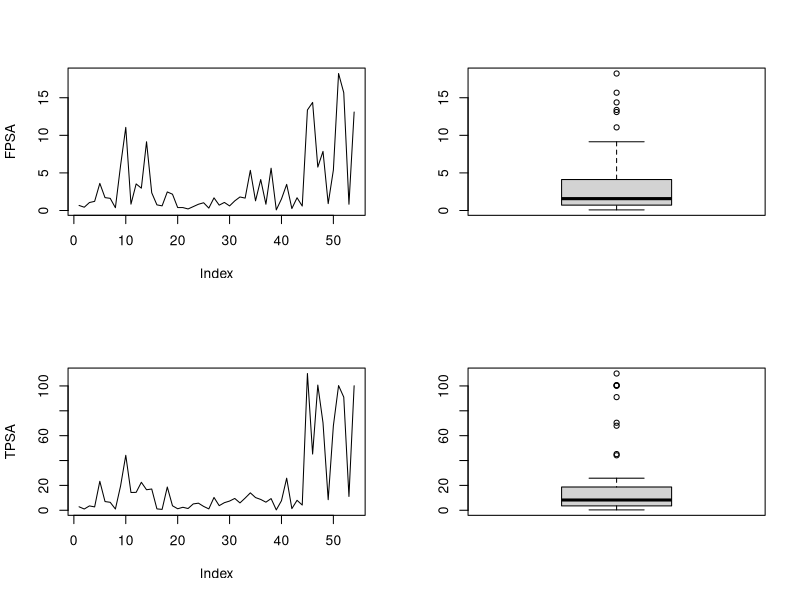
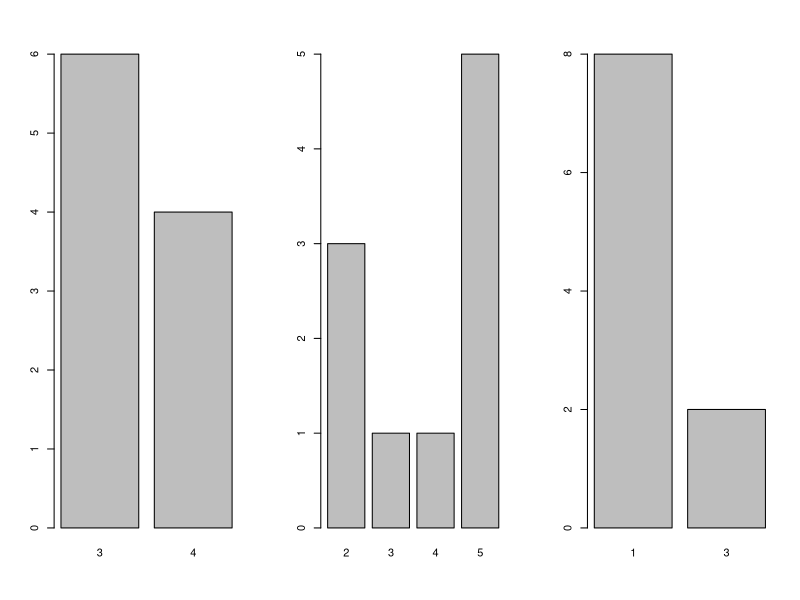
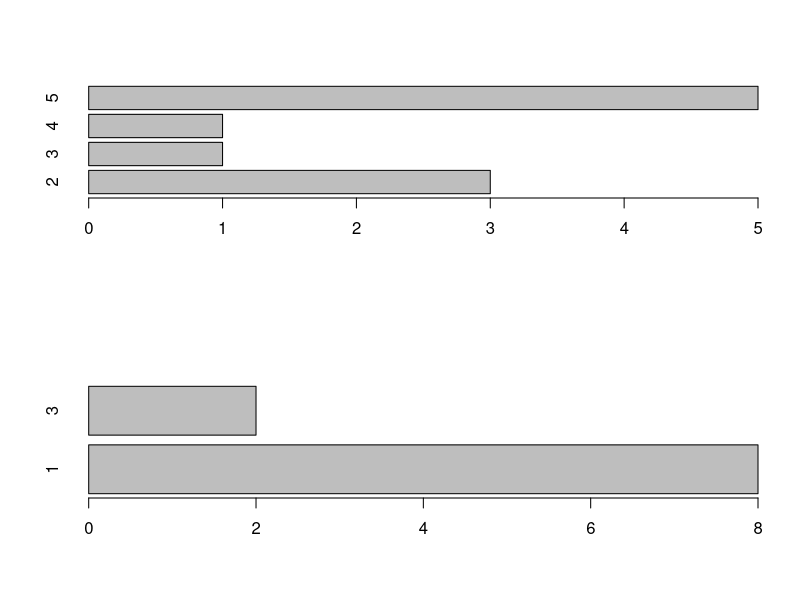
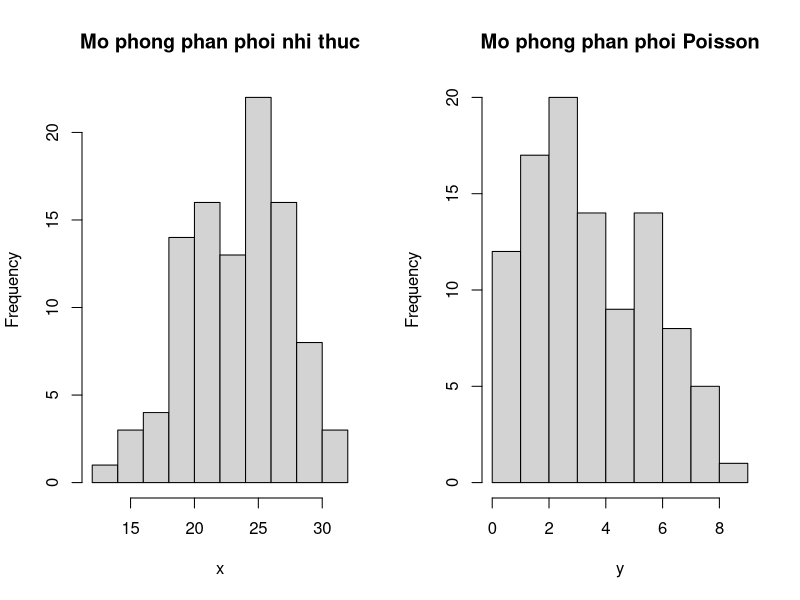
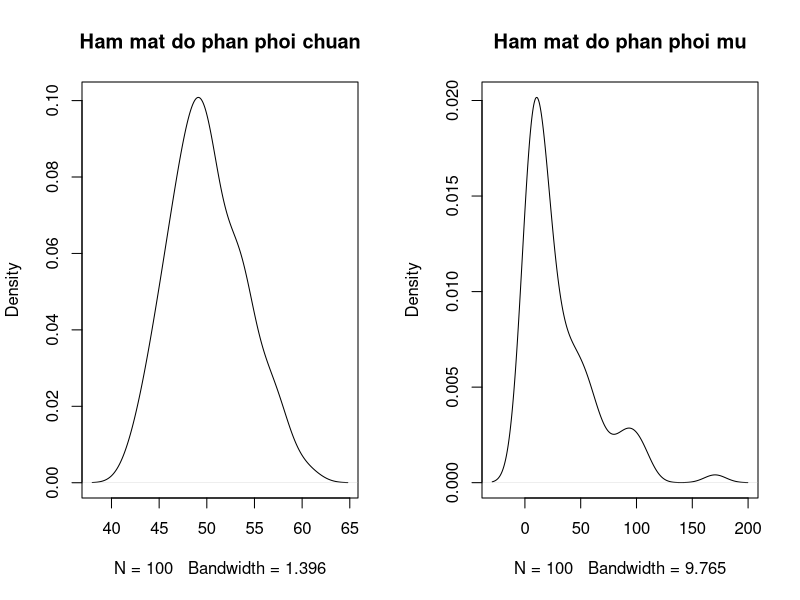
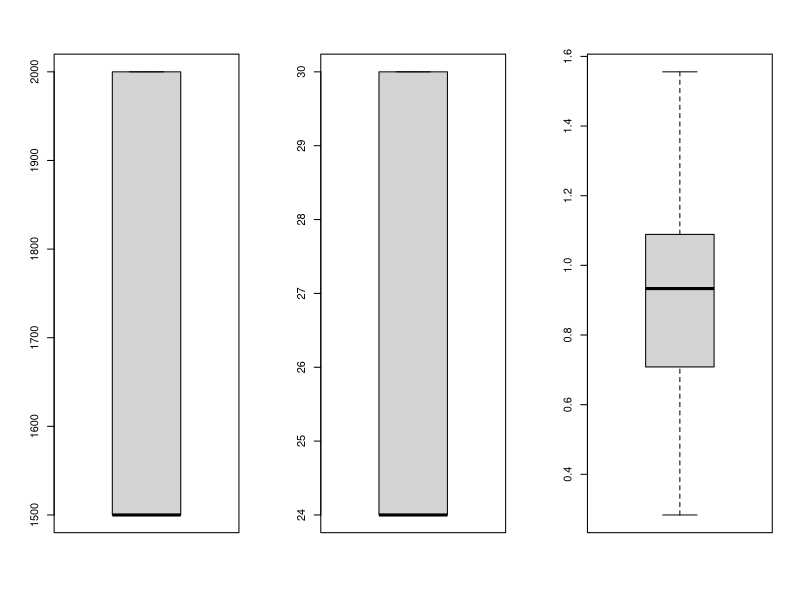
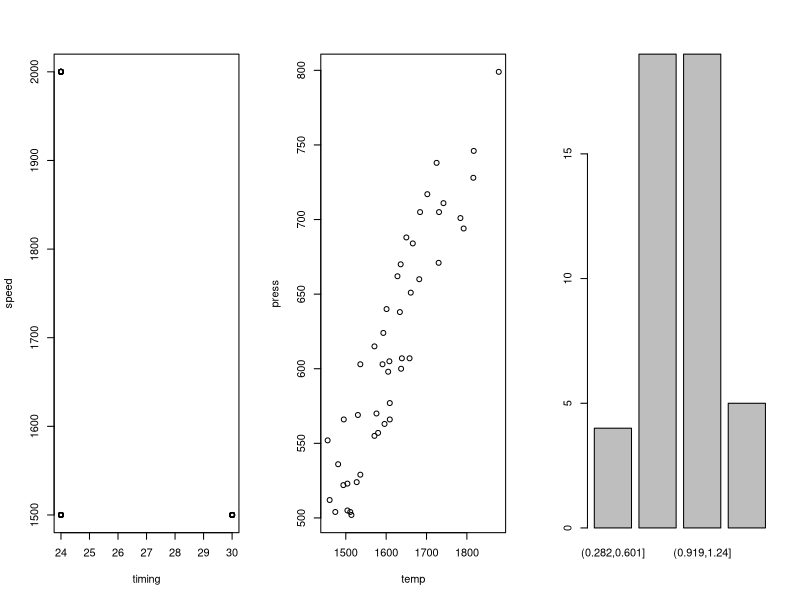
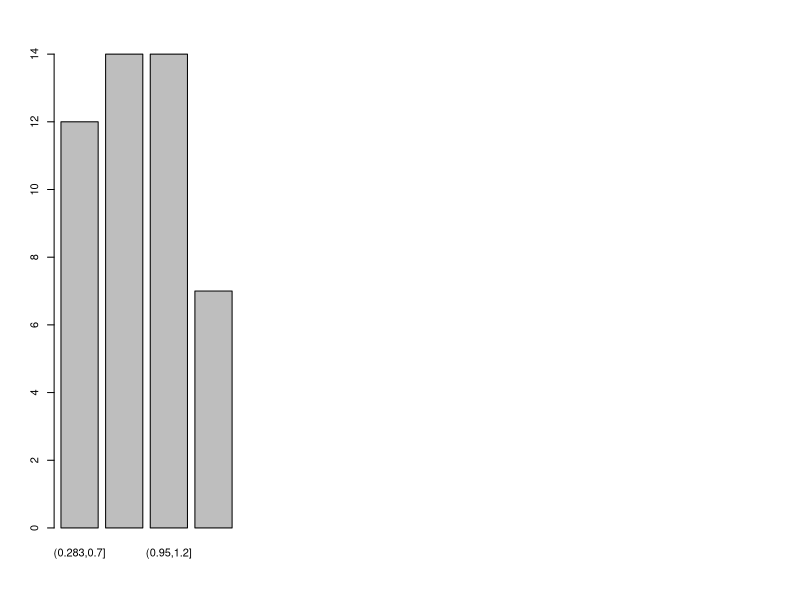

The R source for these figures, in order:
#Bai tap 1
x <- c(1, 2, 5, 7, -3, 0, 5, 1, 5, 6)
y <- c(2, 2, 0, -5, 7, 8, 11, 9, 3, 2)

#Cau a
x + y
x - y
x * y

#Cau b
z = x[x %% 2 == 0]
t = y[y %% 2 == 1]
z
t

#Cau c
x[x > 0]
y[y > 0]

#Cau d
mean(x)
sd(x)
#Tinh sai so chuan
sd(x)/sqrt(length(x))

mean(y)
sd(y)
#Tinh sai so chuan
sd(y)/sqrt(length(y))

#Cau e
max(x)
min(x)

max(y)
min(y)

#Cau f
sort(x)

#Cau g
#Luu bien x va y
save(x, file = "variable_x.rda")
save(y, file = "variable_y.rda")

sort(y, decreasing = TRUE)

#Cau g

#Bai 2
#Doc du lieu tu file "data01.csv" vao R va gan vao bien data01
data1 <- read.csv("data01.csv", header = TRUE)
attach(data1); names(data1)
data1
#a. Trung binh
mean(FPSA)
mean(TPSA)
# Phuong sai
var(FPSA)
var(TPSA)
# Trung vi
median(FPSA)
median(TPSA)
#b. Ve bieu do dang duong, boxplot
par(mfrow=c(2,2))
plot(FPSA, type = 'l')
boxplot(FPSA)
plot(TPSA, type = 'l')
boxplot(TPSA)
#c. Tach nhung gia tri cua FPSA co K = 0 va K = 1
#subset(du lieu, dieu kien tach)
fpsa0 <- subset(FPSA, K == 0)
fpsa0
fpsa1 <- subset(FPSA, K == 1)
fpsa1
#d. Doc du lieu tu file data02.csv vao R va gan vao bien data2
data2 <- read.csv("data02.csv", header = TRUE)
names(data2)
attach(data2)
#Merge 2 frames theo bien K
dat <- data.frame(data1[ , 1 : 3], data2)
dat
#e. Tao bien tPSA theo yeu cau
tPSA  <- Age
tPSA[Age <= 60] <- 0
tPSA[Age > 60 & Age <= 70] <- 1
tPSA[Age > 70] <- 2
#Tao bang thong ke cho tPSA
tab <- table(tPSA)
tab

#Cau 3
#a. Nhap cac so lieu
sv <- 1:10
ques1 <- c(3, 3, 3, 4, 3, 4, 3, 4, 3, 4)
ques2 <- c(5, 3, 5, 5, 2, 2, 5, 5, 4, 2)
ques3 <- c(1, 3, 1, 1, 1, 3, 1, 1, 1, 1)
#Tao bang diem
diem <- data.frame(sv, ques1, ques2, ques3)
#b. Tao bang ket qua rieng cho cau hoi 1 va cau hoi 2
tab1 <- table(ques1); tab1
tab2 <- table(ques2); tab2
tab3 <- table(ques3); tab3

#c. Ve bieu do bar cho 3 cau hoi
par(mfrow=c(1,3))
barplot(tab1)
barplot(tab2)
barplot(tab3)

#d. Ve barplot dang nam ngang
par(mfrow=c(2, 1))
barplot(tab2, horiz = T)
barplot(tab3, horiz = T)

#Bai 4
par(mfrow=c(1,2))
#a. Tao 100 mau pp nhi thuc n = 60, p = 0.4
x <- rbinom(100, 60, 0.4); x
hist(x, main = "Mo phong phan phoi nhi thuc")
#b. Tao 100 mau pp Poisson voi lambda = 4
y <- rpois(100, 4); y
hist(y, main = "Mo phong phan phoi Poisson")
#c. Tao 100 mau pp chuan voi mu = 50 va sigma = 4
z <- rnorm(100, 50, 4)
plot(density(z), main = "Ham mat do phan phoi chuan")
#d. Tao 100 mau pp mu voi lambda = 1/25
t <- rexp(100, 1/25)
plot(density(t), main = "Ham mat do phan phoi mu")

#Bai 5
#a. Doc du lieu
diesel.engine <- read.table("diesel_engine.dat", header = T)
diesel.engine
diesel.time <- read.table("diesel_time.csv", header = T, sep = ",")
diesel.time
attach(diesel.engine)
attach(diesel.time)
#b. Liet ke ten cac bien
names(diesel.engine)
names(diesel.time)
#c. Dem so gia tri bi khuyet
length(diesel.engine[diesel.engine == 'NA'])
#Xac dinh so bien khuyet trong bien speed va thay doi so lieu
speed[is.na(speed) == T] = 1500
load[is.na(load) == T] = 20
diesel.engine[, 2] <- speed
diesel.engine[, 3] <- load

#Cau e
diesel <- data.frame(diesel.engine, diesel.time)

#Cau f
run[delay < 1.000]

#Cau g
length(run[timing == 30])

#Cau h
par(mfrow = c(1, 3))
boxplot(speed)
boxplot(timing)
boxplot(delay)

#Cau i
plot(timing, speed)
plot(temp, press)

#Cau j
load = factor(load)

#Cau k
new.delay <- cut(delay, breaks = 4); new.delay
tab <- table(new.delay); tab
barplot(tab)

#Cau l
cutpoints <- c(0.283, 0.7, 0.95, 1.2, 1.56)
new.delay1 <- cut(delay, breaks = cutpoints); new.delay1
tab1 <- table(new.delay1); tab1
barplot(tab1)